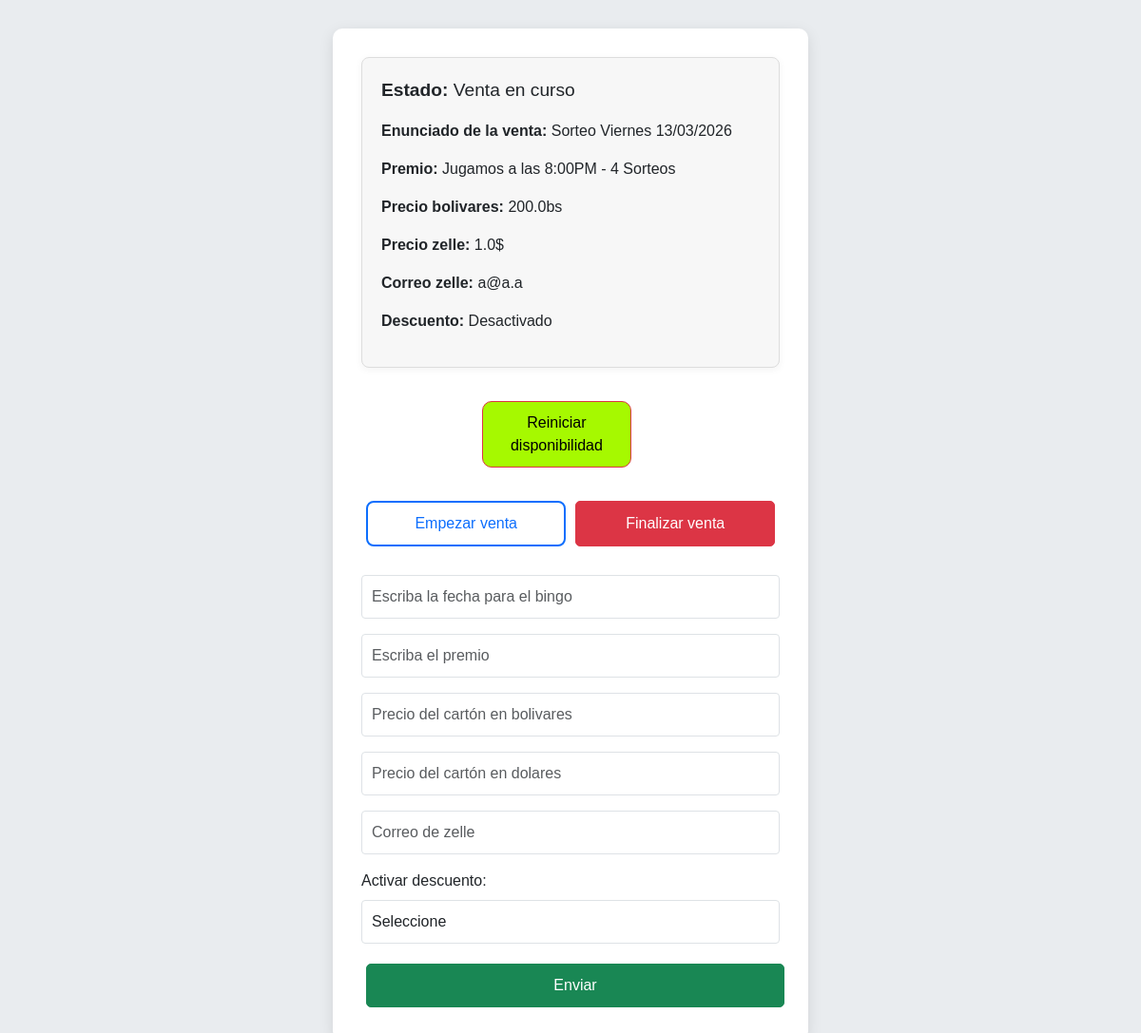
/admin/dashboard/partida (signed in), run on the app's committed database.
### tables this page shows
CREATE TABLE partida (
    id INTEGER PRIMARY KEY CHECK (id = 1), -- Solo una fila, siempre tendrá id = 1
    partida TEXT,
    precio_de_carton REAL,
    precio_dolar REAL,
    zelle TEXT,
    estatus TEXT,
    modalidad_carton_regalo TEXT,
    recompensa REAL
               );

### app.py (the view, shortened to what this page needs)
@app.route("/admin/dashboard/partida" , methods = ["POST" , "GET"])
@login_required  # Ruta protegida por login
def admin_dashboard_partida():
    datos = obtener_datos_partida()
    return render_template("admin_partida.html", datos=datos, venta='uno')

### app.py (called while the page is built)
def login_required(f):
    @wraps(f)
    def decorated_function(*args, **kwargs):
        if not session.get('logged_in'):  # Verifica si el usuario está autenticado
            return redirect(url_for('admin_index'))  # Redirige al login si no está autenticado
        return f(*args, **kwargs)
    return decorated_function

### crud.py (called while the page is built, shortened)
def obtener_datos_partida():
    conn = sqlite3.connect('bingo.db')
    cursor = conn.cursor()
    cursor.execute("SELECT estatus, partida, recompensa, precio_de_carton, precio_dolar, zelle, modalidad_carton_regalo FROM partida WHERE id = 1")
    resultado = cursor.fetchone()
    conn.commit()
    conn.close()
    return resultado if resultado else None

### templates/admin_partida.html (shortened to what this page needs)
<!DOCTYPE html>
<html lang="es">
<head>
    <link href="https://cdn.jsdelivr.net/npm/bootstrap@5.3.3/dist/css/bootstrap.min.css" rel="stylesheet">
</head>
<body>
    <div class="container form-container">
        <div class="last-selected">
            <p style="font-size: larger;"><strong >Estado:</strong> {{ datos[0] }}</p>
            <p><strong>Enunciado de la venta:</strong> {{ datos[1] }}</p>
            <p><strong>Premio:</strong> {{ datos[2] }}</p>
            <p><strong>Precio bolivares:</strong> {{ datos[3] }}bs</p>
            <p><strong>Precio zelle:</strong> {{ datos[4] }}$</p>
            <p><strong>Correo zelle:</strong> {{ datos[5] }}</p>
            <p><strong>Descuento:</strong> {{ datos[6] }}</p>
        </div>
        <div class="d-flex justify-content-between">
            <form id="reiniciarForm" action="" method="POST">
                <button type="submit" id="DELETE" class="btn btn-danger">Reiniciar disponibilidad</button>
            </form>
        </div>
        <form method="POST" class="w-100">
            <div class="mb-3">
                <div class="d-flex justify-content-between">
                    <button type="submit" class="btn btn-outline-primary btn-custom" name="action" value="Venta en curso">Empezar venta</button>
                    <button type="submit" class="btn btn-danger" name="action" value="Venta finalizada">Finalizar venta</button>
                </div>
            </div>
            <div class="mb-3 w-100">
                <input type="text" class="form-control" id="fechaEnunciado" name="fechaEnunciado" placeholder="Escriba la fecha para el bingo" value="{{ ultimo_fecha_enunciado }}">
            </div>
            <div class="mb-3 w-100">
                <input type="text" class="form-control" id="recompensa" name="recompensa" placeholder="Escriba el premio" value="{{ ultima_recompensa }}">
            </div>
            <div class="mb-3 w-100">
                <input type="number" class="form-control" id="precioCarton" name="precioCarton" placeholder="Precio del cartón en bolivares" value="{{ ultimo_precio_carton }}">
            </div>
            <div class="mb-3 w-100">
                <input type="number" class="form-control" id="precioCarton$" name="precioCarton$" placeholder="Precio del cartón en dolares" value="{{ ultimo_precio_carton }}">
            </div>
            <div class="mb-3 w-100">
                <input type="email" class="form-control" id="zelle" name="zelle" placeholder="Correo de zelle" value="{{ ultimo_precio_carton }}">
            </div>
            <label for="tipoCarton" class="form-label">Activar descuento:</label>
            <div class="mb-3 w-100">
                <select class="form-control" id="tipoCarton" name="tipoCarton">
                    <option value="">Seleccione</option>
                </select>
            </div>
            <button type="submit" class="btn btn-success w-100">Enviar</button>
        </form>
    </div>
</body>
</html>

### templates/admin_partida.html (style rules this page uses)
body { background-color: #e9ecef; font-family: 'Arial', sans-serif; padding: 30px; }
.form-container { max-width: 500px; margin: auto; background-color: #fff; padding: 30px; border-radius: 10px; box-shadow: 0 4px 15px rgba(0, 0, 0, 0.1); display: flex; flex-direction: column; justify-content: center; align-items: center; }
.form-control { margin-bottom: 15px; border-radius: 4px; padding: 10px; box-shadow: none; }
.last-selected { background-color: #f7f7f7; padding: 20px; border-radius: 8px; border: 1px solid #ddd; margin-bottom: 30px; box-shadow: 0 2px 8px rgba(0, 0, 0, 0.05); width: 100%; }
.btn-custom { min-width: 150px; padding: 12px 12px; border-radius: 8px; }
.btn-primary, .btn-danger, .btn-success { border-radius: 5px; transition: transform 0.3s ease; }
.btn-outline-primary, .btn-outline-danger { border-width: 2px; transition: border-color 0.3s ease; }
.d-flex.justify-content-between { margin-bottom: 25px; }
.btn-custom { min-width: 120px; }
.btn { padding: 10px; width: 80%; margin-bottom: 10px; margin: 5px; }
#DELETE { border-radius: 10px; background-color: #a6f900; color: black; }

### data on the page
partida: estatus "Venta en curso", partida "Sorteo Viernes 13/03/2026", recompensa "Jugamos a las 8:00PM - 4 Sorteos", precio_de_carton "200.0", precio_dolar "1.0", zelle "a@a.a", modalidad_carton_regalo "Desactivado"
